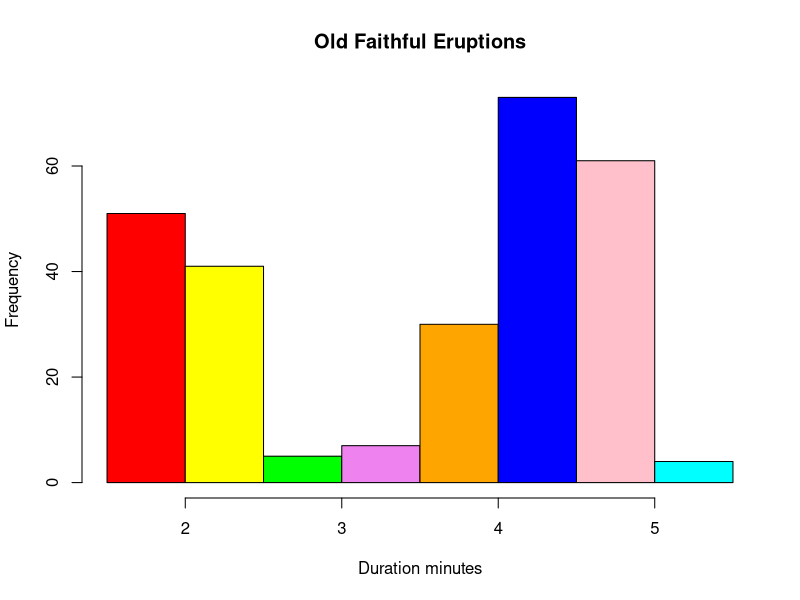
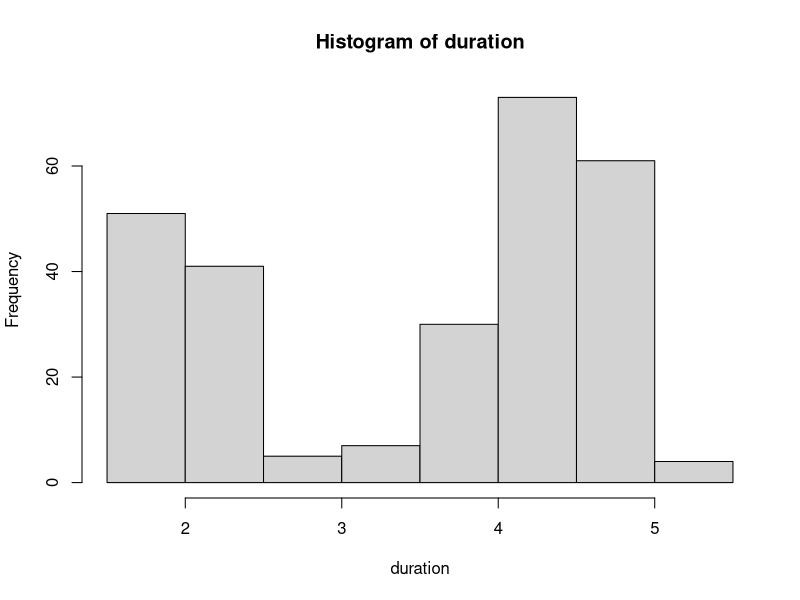
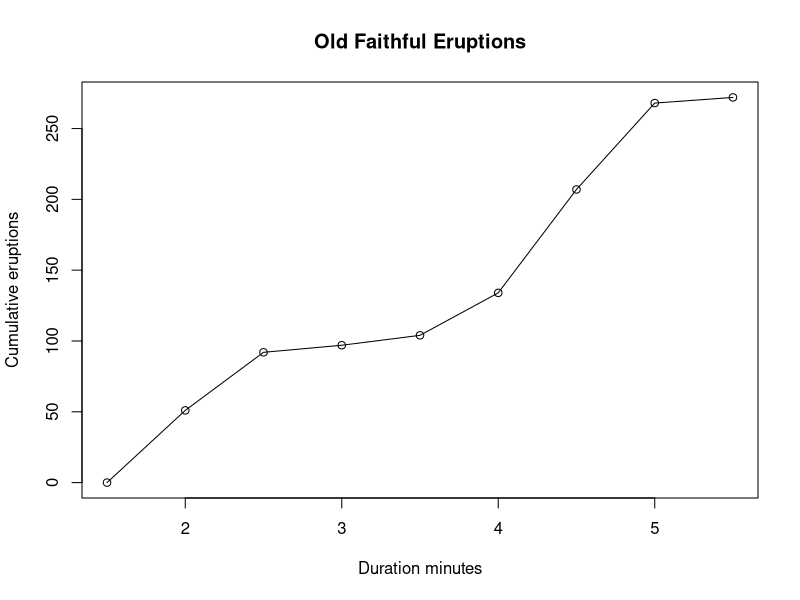

These figures' R source, in order: (Note: this script raises an error after producing the figures.)
# 60E05DistributionsGeneralTheory
# 
# Taken main from Chi Yau and KIExploRx
###############################################################################

duration = faithful$eruptions
waiting = faithful$waiting

# Binomial, Poisson, Continuous, Exponential, Normal, Chi-Squared, Student, F distributions 
# http://www.r-tutor.com/elementary-statistics/probability-distributions/binomial-distribution
# ...
# See rtutor-pt2-c09 in Chi Yau tutorial

# Variance and sd for binomial distribution
var_Binom <- function(p){
	p*(1-p)
}

sd_Binom <- function(p){
	sqrt( p*(1-p) )
}

# Frequency distribution1
range(duration)
breaks = seq(1.5, 5.5, by=0.5) 
duration.cut = cut(duration, breaks, right=FALSE)
duration.freq = table(duration.cut)
cbind(duration.freq)

# Histogram With colors
colors = c("red", "yellow", "green", "violet", "orange", "blue", "pink", "cyan") 
hist(duration, right=FALSE, 
		col=colors, 
		main="Old Faithful Eruptions",
		xlab="Duration minutes")


# Histogram (with cut)
duration = faithful$eruptions
breaks = seq(1.5, 5.5, by=0.5) 
h = hist(duration, breaks=breaks, 
		right=FALSE, plot=TRUE)
duration.freq = h$counts

# Cumulative frequency distribution
duration.cumfreq = cumsum(duration.freq)
cbind(duration.cumfreq)
# Cumulative feq graph
cumfreq0 = c(0, cumsum(duration.freq))
plot(breaks, cumfreq0,
		main="Old Faithful Eruptions",
		xlab="Duration minutes",
		ylab="Cumulative eruptions")
lines(breaks, cumfreq0)

# Central moment
# http://www.r-tutor.com/elementary-statistics/numerical-measures/moment 

library(e1071)
moment(duration, order=0, center=TRUE)
moment(waiting, order=0, center=TRUE)
moment(rnorm(10000), order=0, center=TRUE)

moment(duration, order=1, center=TRUE)
moment(waiting, order=1, center=TRUE)
moment(rnorm(10000), order=1, center=TRUE)

# The second central moment μ2 is called the variance, and is usually denoted σ2
#	where σ represents the standard deviation.
moment(duration, order=2, center=TRUE)
moment(waiting, order=2, center=TRUE)
moment(rnorm(1000000), order=2, center=TRUE)

# The third and fourth central moments are used to define skewness and kurtosis
moment(duration, order=3, center=TRUE)
moment(waiting, order=3, center=TRUE)
moment(rnorm(10000), order=3, center=TRUE)

moment(duration, order=4, center=TRUE)
moment(waiting, order=4, center=TRUE)
moment(rnorm(10000), order=4, center=TRUE)

# Skewness
# http://www.r-tutor.com/elementary-statistics/numerical-measures/skewness
skewness(duration) 
skewness(waiting)
skewness(rnorm(10000))

# KUrtosis
# http://www.r-tutor.com/elementary-statistics/numerical-measures/kurtosis
kurtosis(duration) 
kurtosis(waiting)
kurtosis(rnorm(10000))

# Z table
zheader <- seq(0,0.09,0.01)
zrows <- seq(0, 0.9, 0.1)
for (j in 0:9)
{
	print( paste("col=",j) )
	for (i in 0:9)
	{ 
		z[i+1] <- round( pnorm(i/10,0,1) , digits=4 )
		print(z[i])
	}
	zrows <- data.frame(zrows,z)
}
zrows.colnames <- zheader


